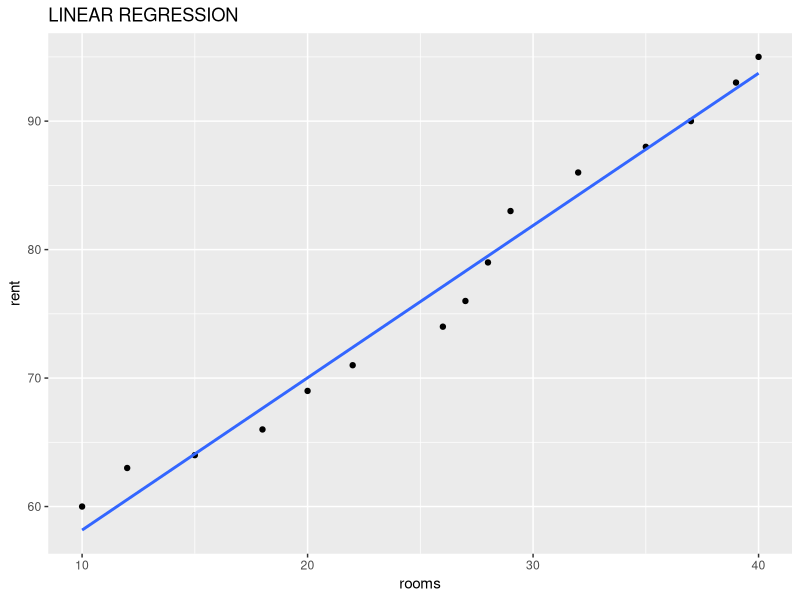
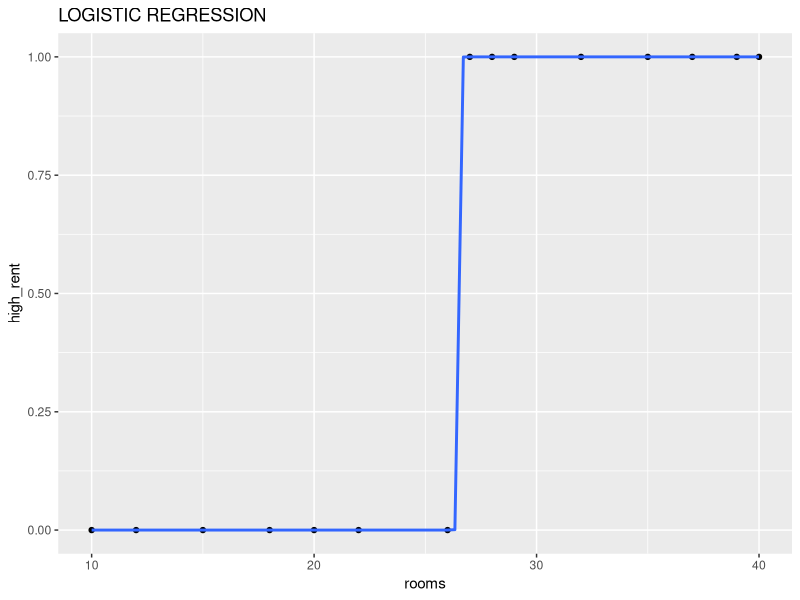

Source code (R) for these figures, in order:
install.packages(ggplot2)
library(ggplot2)

housing <- data.frame(
	rooms =c(10,12,15,18,20,22,26,27,28,29,32,35,37,39,40),
	rent  =c(60,63,64,66,69,71,74,76,79,83,86,88,90,93,95),
	loans =c(1,1,1,0,1,0,1,0,1,0,0,0,1,1,0)
	)
housing

model=lm(rent ~ rooms, data=housing)
model

summary(model)

ggplot(housing,aes(x=rooms,y=rent))+
geom_point()+
geom_smooth(method='lm',se=FALSE)+
labs(title="LINEAR REGRESSION")

housing$high_rent = ifelse(housing$rent > 75,1,0)

l_model=glm(high_rent ~ rent+loans ,data=housing ,family="binomial")
l_model

summary(l_model)

ggplot(housing,aes(x=rooms,y=high_rent))+
geom_point()+
stat_smooth(method="glm" ,method.args=list(family="binomial"),se=FALSE)+
labs(title="LOGISTIC REGRESSION")
